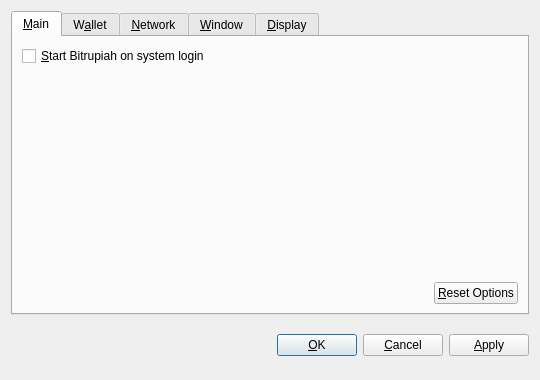
<?xml version="1.0" encoding="UTF-8"?>
<ui version="4.0">
 <class>OptionsDialog</class>
 <widget class="QDialog" name="OptionsDialog">
  <property name="geometry">
   <rect>
    <x>0</x>
    <y>0</y>
    <width>540</width>
    <height>380</height>
   </rect>
  </property>
  <property name="windowTitle">
   <string>Options</string>
  </property>
  <property name="modal">
   <bool>true</bool>
  </property>
  <layout class="QVBoxLayout" name="verticalLayout">
   <item>
    <widget class="QTabWidget" name="tabWidget">
     <property name="tabPosition">
      <enum>QTabWidget::North</enum>
     </property>
     <property name="currentIndex">
      <number>0</number>
     </property>
     <widget class="QWidget" name="tabMain">
      <attribute name="title">
       <string>&amp;Main</string>
      </attribute>
      <layout class="QVBoxLayout" name="verticalLayout_Main">
       <item>
        <widget class="QCheckBox" name="bitcoinAtStartup">
         <property name="toolTip">
          <string>Automatically start Bitrupiah after logging in to the system.</string>
         </property>
         <property name="text">
          <string>&amp;Start Bitrupiah on system login</string>
         </property>
        </widget>
       </item>
       <item>
        <spacer name="verticalSpacer_Main">
         <property name="orientation">
          <enum>Qt::Vertical</enum>
         </property>
         <property name="sizeHint" stdset="0">
          <size>
           <width>20</width>
           <height>40</height>
          </size>
         </property>
        </spacer>
       </item>
       <item>
        <layout class="QHBoxLayout" name="horizontalLayout_2_Main">
         <item>
          <spacer name="horizontalSpacer_2_Main">
           <property name="orientation">
            <enum>Qt::Horizontal</enum>
           </property>
           <property name="sizeHint" stdset="0">
            <size>
             <width>40</width>
             <height>20</height>
            </size>
           </property>
          </spacer>
         </item>
         <item>
          <widget class="QPushButton" name="resetButton">
           <property name="toolTip">
            <string>Reset all client options to default.</string>
           </property>
           <property name="text">
            <string>&amp;Reset Options</string>
           </property>
           <property name="autoDefault">
            <bool>false</bool>
           </property>
          </widget>
         </item>
        </layout>
       </item>
      </layout>
     </widget>
     <widget class="QWidget" name="tabWallet">
      <attribute name="title">
       <string>W&amp;allet</string>
      </attribute>
      <layout class="QVBoxLayout" name="verticalLayout_Network">
       <item>
        <widget class="QLabel" name="transactionFeeInfoLabel">
         <property name="text">
          <string>Optional transaction fee per kB that helps make sure your transactions are processed quickly. Most transactions are 1 kB.</string>
         </property>
         <property name="textFormat">
          <enum>Qt::PlainText</enum>
         </property>
         <property name="wordWrap">
          <bool>true</bool>
         </property>
        </widget>
       </item>
       <item>
        <layout class="QHBoxLayout" name="horizontalLayout_1_Main">
         <item>
          <widget class="QLabel" name="transactionFeeLabel">
           <property name="text">
            <string>Pay transaction &amp;fee</string>
           </property>
           <property name="textFormat">
            <enum>Qt::PlainText</enum>
           </property>
           <property name="buddy">
            <cstring>transactionFee</cstring>
           </property>
          </widget>
         </item>
         <item>
          <widget class="BitcoinAmountField" name="transactionFee"/>
         </item>
         <item>
          <spacer name="horizontalSpacer_1_Main">
           <property name="orientation">
            <enum>Qt::Horizontal</enum>
           </property>
           <property name="sizeHint" stdset="0">
            <size>
             <width>40</width>
             <height>20</height>
            </size>
           </property>
          </spacer>
         </item>
        </layout>
       </item>
       <item>
        <widget class="QLabel" name="label">
         <property name="text">
          <string>If you disable the spending of unconfirmed change, the change from a transaction cannot be used until that transaction has at least one confirmation. This also affects how your balance is computed.</string>
         </property>
         <property name="wordWrap">
          <bool>true</bool>
         </property>
        </widget>
       </item>
       <item>
        <widget class="QCheckBox" name="spendZeroConfChange">
         <property name="text">
          <string>Spend unconfirmed change  (experts only)</string>
         </property>
        </widget>
       </item>
       <item>
        <spacer name="verticalSpacer">
         <property name="orientation">
          <enum>Qt::Vertical</enum>
         </property>
         <property name="sizeHint" stdset="0">
          <size>
           <width>20</width>
           <height>40</height>
          </size>
         </property>
        </spacer>
       </item>
      </layout>
     </widget>
     <widget class="QWidget" name="tabNetwork">
      <attribute name="title">
       <string>&amp;Network</string>
      </attribute>
      <layout class="QVBoxLayout" name="verticalLayout_Network">
       <item>
        <widget class="QCheckBox" name="mapPortUpnp">
         <property name="toolTip">
          <string>Automatically open the Bitrupiah client port on the router. This only works when your router supports UPnP and it is enabled.</string>
         </property>
         <property name="text">
          <string>Map port using &amp;UPnP</string>
         </property>
        </widget>
       </item>
       <item>
        <widget class="QCheckBox" name="connectSocks">
         <property name="toolTip">
          <string>Connect to the Bitrupiah network through a SOCKS proxy (e.g. when connecting through Tor).</string>
         </property>
         <property name="text">
          <string>&amp;Connect through SOCKS proxy:</string>
         </property>
        </widget>
       </item>
       <item>
        <layout class="QHBoxLayout" name="horizontalLayout_Network">
         <item>
          <widget class="QLabel" name="proxyIpLabel">
           <property name="text">
            <string>Proxy &amp;IP:</string>
           </property>
           <property name="textFormat">
            <enum>Qt::PlainText</enum>
           </property>
           <property name="buddy">
            <cstring>proxyIp</cstring>
           </property>
          </widget>
         </item>
         <item>
          <widget class="QValidatedLineEdit" name="proxyIp">
           <property name="maximumSize">
            <size>
             <width>140</width>
             <height>16777215</height>
            </size>
           </property>
           <property name="toolTip">
            <string>IP address of the proxy (e.g. 127.0.0.1)</string>
           </property>
          </widget>
         </item>
         <item>
          <widget class="QLabel" name="proxyPortLabel">
           <property name="text">
            <string>&amp;Port:</string>
           </property>
           <property name="textFormat">
            <enum>Qt::PlainText</enum>
           </property>
           <property name="buddy">
            <cstring>proxyPort</cstring>
           </property>
          </widget>
         </item>
         <item>
          <widget class="QLineEdit" name="proxyPort">
           <property name="maximumSize">
            <size>
             <width>55</width>
             <height>16777215</height>
            </size>
           </property>
           <property name="toolTip">
            <string>Port of the proxy (e.g. 9050)</string>
           </property>
          </widget>
         </item>
         <item>
          <widget class="QLabel" name="socksVersionLabel">
           <property name="text">
            <string>SOCKS &amp;Version:</string>
           </property>
           <property name="textFormat">
            <enum>Qt::PlainText</enum>
           </property>
           <property name="buddy">
            <cstring>socksVersion</cstring>
           </property>
          </widget>
         </item>
         <item>
          <widget class="QValueComboBox" name="socksVersion">
           <property name="toolTip">
            <string>SOCKS version of the proxy (e.g. 5)</string>
           </property>
          </widget>
         </item>
         <item>
          <spacer name="horizontalSpacer_Network">
           <property name="orientation">
            <enum>Qt::Horizontal</enum>
           </property>
           <property name="sizeHint" stdset="0">
            <size>
             <width>40</width>
             <height>20</height>
            </size>
           </property>
          </spacer>
         </item>
        </layout>
       </item>
       <item>
        <spacer name="verticalSpacer_Network">
         <property name="orientation">
          <enum>Qt::Vertical</enum>
         </property>
         <property name="sizeHint" stdset="0">
          <size>
           <width>20</width>
           <height>40</height>
          </size>
         </property>
        </spacer>
       </item>
      </layout>
     </widget>
     <widget class="QWidget" name="tabWindow">
      <attribute name="title">
       <string>&amp;Window</string>
      </attribute>
      <layout class="QVBoxLayout" name="verticalLayout_Window">
       <item>
        <widget class="QCheckBox" name="minimizeToTray">
         <property name="toolTip">
          <string>Show only a tray icon after minimizing the window.</string>
         </property>
         <property name="text">
          <string>&amp;Minimize to the tray instead of the taskbar</string>
         </property>
        </widget>
       </item>
       <item>
        <widget class="QCheckBox" name="minimizeOnClose">
         <property name="toolTip">
          <string>Minimize instead of exit the application when the window is closed. When this option is enabled, the application will be closed only after selecting Quit in the menu.</string>
         </property>
         <property name="text">
          <string>M&amp;inimize on close</string>
         </property>
        </widget>
       </item>
       <item>
        <spacer name="verticalSpacer_Window">
         <property name="orientation">
          <enum>Qt::Vertical</enum>
         </property>
         <property name="sizeHint" stdset="0">
          <size>
           <width>20</width>
           <height>40</height>
          </size>
         </property>
        </spacer>
       </item>
      </layout>
     </widget>
     <widget class="QWidget" name="tabDisplay">
      <attribute name="title">
       <string>&amp;Display</string>
      </attribute>
      <layout class="QVBoxLayout" name="verticalLayout_Display">
       <item>
        <layout class="QHBoxLayout" name="horizontalLayout_1_Display">
         <item>
          <widget class="QLabel" name="langLabel">
           <property name="text">
            <string>User Interface &amp;language:</string>
           </property>
           <property name="textFormat">
            <enum>Qt::PlainText</enum>
           </property>
           <property name="buddy">
            <cstring>lang</cstring>
           </property>
          </widget>
         </item>
         <item>
          <widget class="QValueComboBox" name="lang">
           <property name="toolTip">
            <string>The user interface language can be set here. This setting will take effect after restarting Bitrupiah.</string>
           </property>
          </widget>
         </item>
        </layout>
       </item>
       <item>
        <layout class="QHBoxLayout" name="horizontalLayout_2_Display">
         <item>
          <widget class="QLabel" name="unitLabel">
           <property name="text">
            <string>&amp;Unit to show amounts in:</string>
           </property>
           <property name="textFormat">
            <enum>Qt::PlainText</enum>
           </property>
           <property name="buddy">
            <cstring>unit</cstring>
           </property>
          </widget>
         </item>
         <item>
          <widget class="QValueComboBox" name="unit">
           <property name="toolTip">
            <string>Choose the default subdivision unit to show in the interface and when sending coins.</string>
           </property>
          </widget>
         </item>
        </layout>
       </item>
       <item>
        <widget class="QCheckBox" name="displayAddresses">
         <property name="toolTip">
          <string>Whether to show Bitrupiah addresses in the transaction list or not.</string>
         </property>
         <property name="text">
          <string>&amp;Display addresses in transaction list</string>
         </property>
        </widget>
       </item>
       <item>
        <widget class="QCheckBox" name="coinControlFeatures">
         <property name="toolTip">
          <string>Whether to show coin control features or not.</string>
         </property>
         <property name="text">
          <string>Display coin &amp;control features (experts only!)</string>
         </property>
        </widget>
       </item>
       <item>
        <spacer name="verticalSpacer_Display">
         <property name="orientation">
          <enum>Qt::Vertical</enum>
         </property>
         <property name="sizeHint" stdset="0">
          <size>
           <width>20</width>
           <height>40</height>
          </size>
         </property>
        </spacer>
       </item>
      </layout>
     </widget>
    </widget>
   </item>
   <item>
    <layout class="QHBoxLayout" name="horizontalLayout_Buttons">
     <item>
      <spacer name="horizontalSpacer_1">
       <property name="orientation">
        <enum>Qt::Horizontal</enum>
       </property>
       <property name="sizeHint" stdset="0">
        <size>
         <width>40</width>
         <height>48</height>
        </size>
       </property>
      </spacer>
     </item>
     <item>
      <widget class="QLabel" name="statusLabel">
       <property name="font">
        <font>
         <weight>75</weight>
         <bold>true</bold>
        </font>
       </property>
       <property name="text">
        <string/>
       </property>
       <property name="textFormat">
        <enum>Qt::PlainText</enum>
       </property>
       <property name="wordWrap">
        <bool>true</bool>
       </property>
      </widget>
     </item>
     <item>
      <spacer name="horizontalSpacer_2">
       <property name="orientation">
        <enum>Qt::Horizontal</enum>
       </property>
       <property name="sizeHint" stdset="0">
        <size>
         <width>40</width>
         <height>48</height>
        </size>
       </property>
      </spacer>
     </item>
     <item>
      <widget class="QPushButton" name="okButton">
       <property name="text">
        <string>&amp;OK</string>
       </property>
      </widget>
     </item>
     <item>
      <widget class="QPushButton" name="cancelButton">
       <property name="text">
        <string>&amp;Cancel</string>
       </property>
       <property name="autoDefault">
        <bool>false</bool>
       </property>
      </widget>
     </item>
     <item>
      <widget class="QPushButton" name="applyButton">
       <property name="text">
        <string>&amp;Apply</string>
       </property>
       <property name="autoDefault">
        <bool>false</bool>
       </property>
      </widget>
     </item>
    </layout>
   </item>
  </layout>
 </widget>
 <customwidgets>
  <customwidget>
   <class>BitcoinAmountField</class>
   <extends>QSpinBox</extends>
   <header>bitcoinamountfield.h</header>
  </customwidget>
  <customwidget>
   <class>QValueComboBox</class>
   <extends>QComboBox</extends>
   <header>qvaluecombobox.h</header>
  </customwidget>
  <customwidget>
   <class>QValidatedLineEdit</class>
   <extends>QLineEdit</extends>
   <header>qvalidatedlineedit.h</header>
  </customwidget>
 </customwidgets>
 <resources/>
 <connections/>
</ui>
